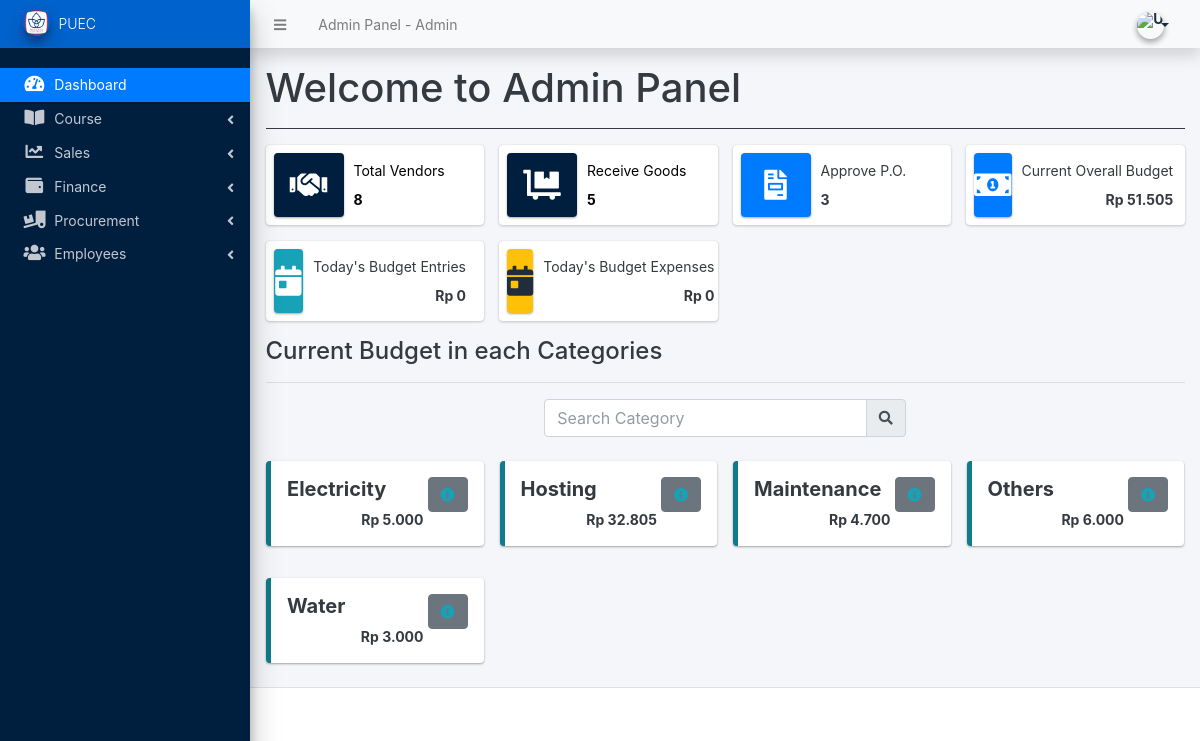
The app's page /admin/index.php (signed in) with its own data.
### tables this page shows
CREATE TABLE `categories_expenses` (
  `id` int(30) NOT NULL,
  `category` varchar(250) NOT NULL,
  `description` text DEFAULT NULL,
  `status` tinyint(1) NOT NULL DEFAULT 1,
  `balance` float NOT NULL DEFAULT 0,
  `date_created` datetime NOT NULL DEFAULT current_timestamp(),
  `date_updated` datetime DEFAULT NULL ON UPDATE current_timestamp()
);

### classes/DBConnection.php (called while the page is built, shortened)
<?php
class DBConnection{
    private $host = DB_SERVER;
    private $username = DB_USERNAME;
    private $password = DB_PASSWORD;
    private $database = DB_NAME;
    public $conn;
    public function __construct(){
        if (!isset($this->conn)) {
            $this->conn = new mysqli($this->host, $this->username, $this->password, $this->database);
        }
    }
}

### admin/home.php (the view, shortened to what this page needs)
<?php
function format_idr($amount)
{
  return 'Rp ' . number_format($amount, 0, ',', '.');
}
?>
<h1 class="text-dark">Welcome to <?php echo $_settings->info('name') ?></h1>
<hr class="border-dark">
<div class="row">
  <div class="col-12 col-sm-6 col-md-3">
    <div class="info-box">
      <span class="info-box-icon bg-navy elevation-1"><i class="fas fa-handshake"></i></span>
      <div class="info-box-content">
        <a href="<?php echo base_url ?>admin/?page=vendor" style="color: black;">
          <span class="info-box-text">Total Vendors</span>
          <span class="info-box-number">
            <?php
            $vendor = $conn->query("SELECT * FROM vendor")->num_rows;
            echo number_format($vendor);
            ?>
          </span>
        </a>
      </div>
    </div>
  </div>
  <div class="col-12 col-sm-6 col-md-3">
    <div class="info-box">
      <span class="info-box-icon bg-navy elevation-1"><i class="fas fa-dolly-flatbed"></i></span>
      <div class="info-box-content">
        <a href="<?php echo base_url ?>admin/?page=vendor" style="color: black;">
          <span class="info-box-text">Receive Goods</span>
          <span class="info-box-number">
            <?php
            $receive = $conn->query("SELECT * from receive_goods ")->num_rows;
            echo number_format($receive);
            ?>
          </span>
        </a>
      </div>
    </div>
  </div>
  <div class="col-12 col-sm-6 col-md-3">
    <div class="info-box mb-3">
      <span class="info-box-icon bg-primary elevation-1"><i class="fas fa-file-invoice"></i></span>
      <div class="info-box-content">
        <span class="info-box-text">Approve P.O.</span>
        <span class="info-box-number">
          <?php
          $po_appoved = $conn->query("SELECT * FROM purchase_order where `status` =1 ")->num_rows;
          echo number_format($po_appoved);
          ?>
        </span>
      </div>
    </div>
  </div>
  <div class="col-12 col-sm-6 col-md-3">
    <div class="info-box">
      <span class="info-box-icon bg-primary elevation-1"><i class="fas fa-money-bill-alt"></i></span>
      <div class="info-box-content">
        <span class="info-box-text">Current Overall Budget</span>
        <span class="info-box-number text-right">
          <?php
          $cur_bul = $conn->query("SELECT sum(balance) as total FROM `categories_expenses` where status = 1 ")->fetch_assoc()['total'];
          echo format_idr($cur_bul);
          ?>
        </span>
      </div>
    </div>
  </div>
</div>
<div class="row">
  <div class="col-12 col-sm-6 col-md-3">
    <div class="info-box mb-3">
      <span class="info-box-icon bg-info elevation-1"><i class="fas fa-calendar-day"></i></span>
      <div class="info-box-content">
        <span class="info-box-text">Today's Budget Entries</span>
        <span class="info-box-number text-right">
          <?php
          $today_budget = $conn->query("SELECT sum(amount) as total FROM `running_balance` where category_id in (SELECT id FROM categories_expenses where status =1) and date(date_created) = '" . (date("Y-m-d")) . "' and balance_type = 1 ")->fetch_assoc()['total'];
          echo format_idr($today_budget);
          ?>
        </span>
      </div>
    </div>
  </div>
  <div class="col-12 col-sm-6 col-md-3">
    <div class="info-box mb-3">
      <span class="info-box-icon bg-warning elevation-1"><i class="fas fa-calendar-day"></i></span>
      <div class="info-box-content">
        <span class="info-box-text">Today's Budget Expenses</span>
        <span class="info-box-number text-right">
          <?php
          $today_expense = $conn->query("SELECT sum(amount) as total FROM `running_balance` where category_id in (SELECT id FROM categories_expenses where status =1) and date(date_created) = '" . (date("Y-m-d")) . "' and balance_type = 2 ")->fetch_assoc()['total'];
          echo format_idr($today_expense);
          ?>
        </span>
      </div>
    </div>
  </div>
</div>
<div class="row">
  <div class="col-lg-12">
    <h4>Current Budget in each Categories</h4>
    <hr>
  </div>
</div>
<div class="col-md-12 d-flex justify-content-center">
  <div class="input-group mb-3 col-md-5">
    <input type="text" class="form-control" id="search" placeholder="Search Category">
    <div class="input-group-append">
      <span class="input-group-text"><i class="fa fa-search"></i></span>
    </div>
  </div>
</div>
<div class="row row-cols-4 row-cols-sm-1 row-cols-md-4 row-cols-lg-4">
  <?php
  $categories = $conn->query("SELECT * FROM `categories_expenses` where status = 1 order by `category` asc ");
  while ($row = $categories->fetch_assoc()) :
  ?>
    <div class="col p-2 cat-items">
      <div class="callout callout-info">
        <span class="float-right ml-1">
          <button type="button" class="btn btn-secondary info-tooltip" data-toggle="tooltip" data-html="true" title='<?php echo (html_entity_decode($row['description'])) ?>'>
            <span class="fa fa-info-circle text-info"></span>
          </button>
        </span>
        <h5 class="mr-4"><b><?php echo $row['category'] ?></b></h5>
        <div class="d-flex justify-content-end">
          <b><?php echo format_idr($row['balance']) ?></b>
        </div>
      </div>
    </div>
  <?php endwhile; ?>
</div>

### records on screen
categories_expenses: category "Electricity", balance "Rp 5.000"
categories_expenses: category "Hosting", balance "Rp 32.805"
categories_expenses: category "Maintenance", balance "Rp 4.700"
categories_expenses: category "Others", balance "Rp 6.000"
categories_expenses: category "Water", balance "Rp 3.000"

### other values on screen
$_settings->info('name') "Admin Panel"
$_settings->info('short_name') "PUEC"
$vendor "8"
$receive "5"
$po_appoved "3"
format_idr($cur_bul) "Rp 51.505"
format_idr($today_budget) "Rp 0"
format_idr($today_expense) "Rp 0"
